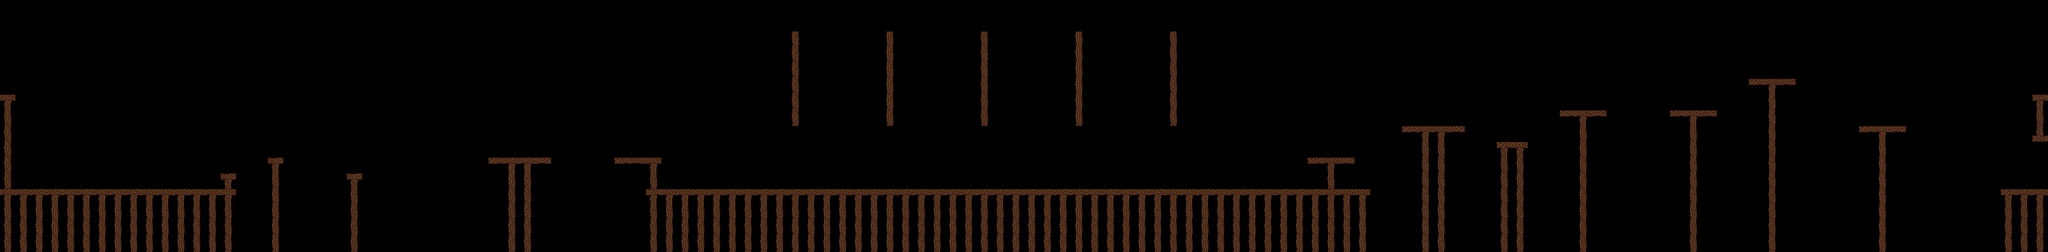

A level layout from a 2D game, rendered from its tile map. Below: a short description, then the map file with its tile-grid data intact:
An orthogonal 130x16 tile map with 96x96 px tiles, 1 tile layer (Calque de Tile 1).

<map version="1.2" tiledversion="1.2.4" orientation="orthogonal" renderorder="left-down" width="130" height="16" tilewidth="96" tileheight="96" infinite="0" nextlayerid="2" nextobjectid="1">
 <tileset firstgid="1" source="../tilesets/BuddhaBreath.tsx" />
 <layer id="1" name="Calque de Tile 1" width="130" height="16">
  <data encoding="csv">
0,0,0,0,0,0,0,0,0,0,0,0,0,0,0,0,0,0,0,0,0,0,0,0,0,0,0,0,0,0,0,0,0,0,0,0,0,0,0,0,0,0,0,0,0,0,0,0,0,0,0,0,0,0,0,0,0,0,0,0,0,0,0,0,0,0,0,0,0,0,0,0,0,0,0,0,0,0,0,0,0,0,0,0,0,0,0,0,0,0,0,0,0,0,0,0,0,0,0,0,0,0,0,0,0,0,0,0,0,0,0,0,0,0,0,0,0,0,0,0,0,0,0,0,0,0,0,0,0,0,
0,0,0,0,0,0,0,0,0,0,0,0,0,0,0,0,0,0,0,0,0,0,0,0,0,0,0,0,0,0,0,0,0,0,0,0,0,0,0,0,0,0,0,0,0,0,0,0,0,0,0,0,0,0,0,0,0,0,0,0,0,0,0,0,0,0,0,0,0,0,0,0,0,0,0,0,0,0,0,0,0,0,0,0,0,0,0,0,0,0,0,0,0,0,0,0,0,0,0,0,0,0,0,0,0,0,0,0,0,0,0,0,0,0,0,0,0,0,0,0,0,0,0,0,0,0,0,0,0,0,
0,0,0,0,0,0,0,0,0,0,0,0,0,0,0,0,0,0,0,0,0,0,0,0,0,0,0,0,0,0,0,0,0,0,0,0,0,0,0,0,0,0,0,0,0,0,0,0,0,0,6,0,0,0,0,0,6,0,0,0,0,0,6,0,0,0,0,0,6,0,0,0,0,0,6,0,0,0,0,0,0,0,0,0,0,0,0,0,0,0,0,0,0,0,0,0,0,0,0,0,0,0,0,0,0,0,0,0,0,0,0,0,0,0,0,0,0,0,0,0,0,0,0,0,0,0,0,0,0,0,
0,0,0,0,0,0,0,0,0,0,0,0,0,0,0,0,0,0,0,0,0,0,0,0,0,0,0,0,0,0,0,0,0,0,0,0,0,0,0,0,0,0,0,0,0,0,0,0,0,0,6,0,0,0,0,0,6,0,0,0,0,0,6,0,0,0,0,0,6,0,0,0,0,0,6,0,0,0,0,0,0,0,0,0,0,0,0,0,0,0,0,0,0,0,0,0,0,0,0,0,0,0,0,0,0,0,0,0,0,0,0,0,0,0,0,0,0,0,0,0,0,0,0,0,0,0,0,0,0,0,
0,0,0,0,0,0,0,0,0,0,0,0,0,0,0,0,0,0,0,0,0,0,0,0,0,0,0,0,0,0,0,0,0,0,0,0,0,0,0,0,0,0,0,0,0,0,0,0,0,0,6,0,0,0,0,0,6,0,0,0,0,0,6,0,0,0,0,0,6,0,0,0,0,0,6,0,0,0,0,0,0,0,0,0,0,0,0,0,0,0,0,0,0,0,0,0,0,0,0,0,0,0,0,0,0,0,0,0,0,0,0,0,0,0,0,0,0,0,0,0,0,0,0,0,0,0,0,0,0,0,
0,0,0,0,0,0,0,0,0,0,0,0,0,0,0,0,0,0,0,0,0,0,0,0,0,0,0,0,0,0,0,0,0,0,0,0,0,0,0,0,0,0,0,0,0,0,0,0,0,0,6,0,0,0,0,0,6,0,0,0,0,0,6,0,0,0,0,0,6,0,0,0,0,0,6,0,0,0,0,0,0,0,0,0,0,0,0,0,0,0,0,0,0,0,0,0,0,0,0,0,0,0,0,0,0,0,0,0,0,0,0,5,2,4,0,0,0,0,0,0,0,0,0,0,0,0,0,0,0,0,
8,0,0,0,0,0,0,0,0,0,0,0,0,0,0,0,0,0,0,0,0,0,0,0,0,0,0,0,0,0,0,0,0,0,0,0,0,0,0,0,0,0,0,0,0,0,0,0,0,0,6,0,0,0,0,0,6,0,0,0,0,0,6,0,0,0,0,0,6,0,0,0,0,0,6,0,0,0,0,0,0,0,0,0,0,0,0,0,0,0,0,0,0,0,0,0,0,0,0,0,0,0,0,0,0,0,0,0,0,0,0,0,6,0,0,0,0,0,0,0,0,0,0,0,0,0,0,0,0,9,
6,0,0,0,0,0,0,0,0,0,0,0,0,0,0,0,0,0,0,0,0,0,0,0,0,0,0,0,0,0,0,0,0,0,0,0,0,0,0,0,0,0,0,0,0,0,0,0,0,0,6,0,0,0,0,0,6,0,0,0,0,0,6,0,0,0,0,0,6,0,0,0,0,0,6,0,0,0,0,0,0,0,0,0,0,0,0,0,0,0,0,0,0,0,0,0,0,0,0,5,2,4,0,0,0,0,5,2,4,0,0,0,6,0,0,0,0,0,0,0,0,0,0,0,0,0,0,0,0,6,
6,0,0,0,0,0,0,0,0,0,0,0,0,0,0,0,0,0,0,0,0,0,0,0,0,0,0,0,0,0,0,0,0,0,0,0,0,0,0,0,0,0,0,0,0,0,0,0,0,0,1,0,0,0,0,0,0,0,0,0,0,0,0,0,0,0,0,0,0,0,0,0,0,0,0,0,0,0,0,0,0,0,0,0,0,0,0,0,0,5,2,2,4,0,0,0,0,0,0,0,6,0,0,0,0,0,0,6,0,0,0,0,6,0,0,0,0,0,5,2,4,0,0,0,0,0,0,0,0,10,
6,0,0,0,0,0,0,0,0,0,0,0,0,0,0,0,0,0,0,0,0,0,0,0,0,0,0,0,0,0,0,0,0,0,0,0,0,0,0,0,0,0,0,0,0,0,0,0,0,0,1,0,0,0,0,0,0,0,0,0,0,0,0,0,0,0,0,0,0,0,0,0,0,0,0,0,0,0,0,0,0,0,0,0,0,0,0,0,0,0,6,6,0,0,0,9,8,0,0,0,6,0,0,0,0,0,0,6,0,0,0,0,6,0,0,0,0,0,0,6,0,0,0,0,0,0,0,0,0,0,
6,0,0,0,0,0,0,0,0,0,0,0,0,0,0,0,0,3,0,0,0,0,0,0,0,0,0,0,0,0,0,5,2,2,4,0,0,0,0,5,11,8,1,0,0,0,0,0,0,0,1,0,0,0,0,0,0,0,0,0,0,0,0,0,0,0,0,0,0,0,0,0,0,0,0,0,0,0,0,0,0,0,0,5,2,4,0,0,0,0,6,6,0,0,0,6,6,0,0,0,6,0,0,0,0,0,0,6,0,0,0,0,6,0,0,0,0,0,0,6,0,0,0,0,0,0,0,0,0,0,
6,0,0,0,0,0,0,0,0,0,0,0,0,0,3,0,0,6,0,0,0,1,3,0,0,0,0,0,0,0,0,0,6,6,0,0,0,0,0,0,0,6,0,0,0,0,0,0,0,0,0,0,0,0,0,0,0,0,0,0,0,0,0,0,0,0,0,0,0,0,0,0,0,0,0,0,0,0,0,0,0,0,0,0,6,0,0,0,0,0,6,6,0,0,0,6,6,0,0,0,6,0,0,0,0,0,0,6,0,0,0,0,6,0,0,0,0,0,0,6,0,0,0,0,0,0,0,0,0,0,
2,2,2,2,2,2,2,2,2,2,2,2,2,2,8,0,0,6,0,0,0,1,6,0,0,0,0,0,0,0,0,0,6,6,0,0,0,0,0,0,0,9,2,2,2,2,2,2,2,2,2,2,2,2,2,2,2,2,2,2,2,2,2,2,2,2,2,2,2,2,2,2,2,2,2,2,2,2,2,2,2,2,2,2,2,2,8,1,1,1,6,6,0,0,0,6,6,0,0,0,6,0,0,0,0,0,0,6,0,0,0,0,6,0,0,0,0,0,0,6,0,0,0,0,0,0,0,9,2,2,
6,6,6,6,6,6,6,6,6,6,6,6,6,6,6,0,0,6,0,0,0,1,6,0,0,0,0,0,0,0,0,0,6,6,0,0,0,0,0,0,0,6,6,6,6,6,6,6,6,6,6,6,6,6,6,6,6,6,6,6,6,6,6,6,6,6,6,6,6,6,6,6,6,6,6,6,6,6,6,6,6,6,6,6,6,6,6,1,1,1,6,6,0,0,0,6,6,0,0,0,6,0,0,0,0,0,0,6,0,0,0,0,6,0,0,0,0,0,0,6,0,0,0,0,0,0,0,6,6,6,
6,6,6,6,6,6,6,6,6,6,6,6,6,6,6,0,0,6,0,0,0,1,6,0,0,0,0,0,0,0,0,0,6,6,0,0,0,0,0,0,0,6,6,6,6,6,6,6,6,6,6,6,6,6,6,6,6,6,6,6,6,6,6,6,6,6,6,6,6,6,6,6,6,6,6,6,6,6,6,6,6,6,6,6,6,6,6,1,1,1,6,6,0,0,0,6,6,1,1,0,6,0,0,0,0,0,0,6,0,0,0,0,6,0,0,0,0,0,0,6,0,0,0,0,0,0,0,6,6,6,
6,6,6,6,6,6,6,6,6,6,6,6,6,6,6,0,0,6,0,0,0,1,6,0,0,0,0,0,0,0,0,0,6,6,0,0,0,0,0,0,0,6,6,6,6,6,6,6,6,6,6,6,6,6,6,6,6,6,6,6,6,6,6,6,6,6,6,6,6,6,6,6,6,6,6,6,6,6,6,6,6,6,6,6,6,6,6,1,1,1,6,6,0,0,0,6,6,0,0,0,6,0,0,0,0,0,0,6,0,0,0,0,6,0,0,0,0,0,0,6,0,0,0,0,0,0,0,6,6,6
</data>
 </layer>
</map>